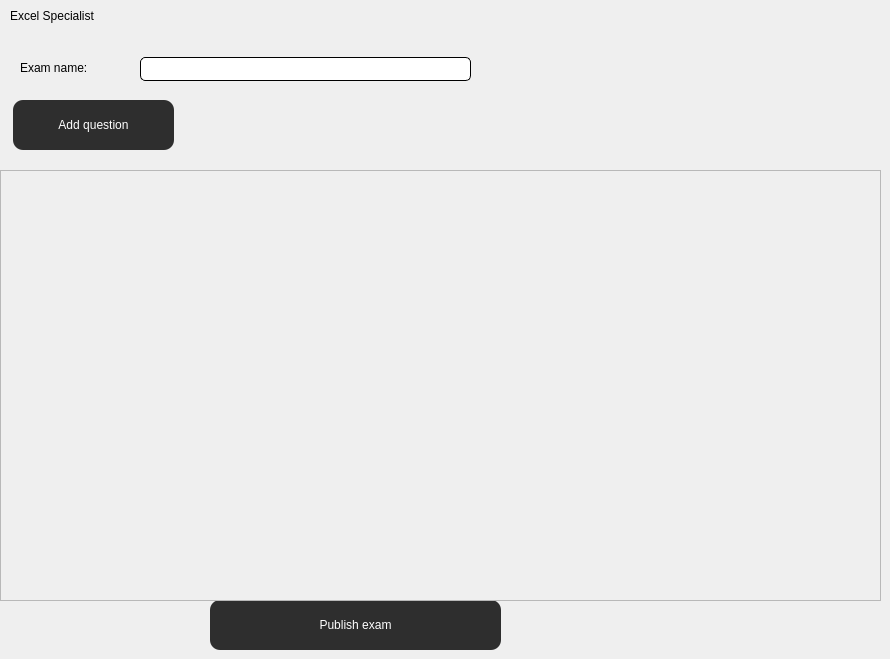
      <widget class="QWidget" name="CreateExam">
       <widget class="QLabel" name="subject_LA">
        <property name="geometry">
         <rect>
          <x>10</x>
          <y>0</y>
          <width>871</width>
          <height>31</height>
         </rect>
        </property>
        <property name="styleSheet">
         <string notr="true">QLabel
{
background-color:transparent;
    qproperty-alignment: AlignCenter;
color:black;
	font: 16pt &quot;Segoe UI&quot;;

}</string>
        </property>
        <property name="text">
         <string>Excel Specialist</string>
        </property>
       </widget>
       <widget class="QLabel" name="examName_LA">
        <property name="geometry">
         <rect>
          <x>20</x>
          <y>60</y>
          <width>111</width>
          <height>16</height>
         </rect>
        </property>
        <property name="styleSheet">
         <string notr="true">color:black;
font: 14pt &quot;Segoe UI&quot;;
background-color:transparent;</string>
        </property>
        <property name="text">
         <string>Exam name:</string>
        </property>
       </widget>
       <widget class="QLineEdit" name="examName_LE">
        <property name="geometry">
         <rect>
          <x>140</x>
          <y>57</y>
          <width>331</width>
          <height>24</height>
         </rect>
        </property>
        <property name="styleSheet">
         <string notr="true">color:black;
border:1px solid black;
border-radius:5px;</string>
        </property>
       </widget>
       <widget class="QPushButton" name="addQuestion_PB">
        <property name="geometry">
         <rect>
          <x>13</x>
          <y>100</y>
          <width>161</width>
          <height>50</height>
         </rect>
        </property>
        <property name="styleSheet">
         <string notr="true">background-color:#2E2E2E;
color:white;
border-radius:10px;</string>
        </property>
        <property name="text">
         <string>Add question</string>
        </property>
       </widget>
       <widget class="QPushButton" name="publishExam_PB">
        <property name="geometry">
         <rect>
          <x>210</x>
          <y>600</y>
          <width>291</width>
          <height>50</height>
         </rect>
        </property>
        <property name="styleSheet">
         <string notr="true">background-color:#2E2E2E;
color:white;
border-radius:10px;</string>
        </property>
        <property name="text">
         <string>Publish exam</string>
        </property>
       </widget>
       <widget class="QScrollArea" name="scrollArea_3">
        <property name="geometry">
         <rect>
          <x>0</x>
          <y>170</y>
          <width>881</width>
          <height>431</height>
         </rect>
        </property>
        <property name="styleSheet">
         <string notr="true">color:black;</string>
        </property>
        <property name="widgetResizable">
         <bool>true</bool>
        </property>
        <widget class="QWidget" name="scrollAreaWidgetContents_3">
         <property name="geometry">
          <rect>
           <x>0</x>
           <y>0</y>
           <width>881</width>
           <height>431</height>
          </rect>
         </property>
        </widget>
       </widget>
      </widget>
